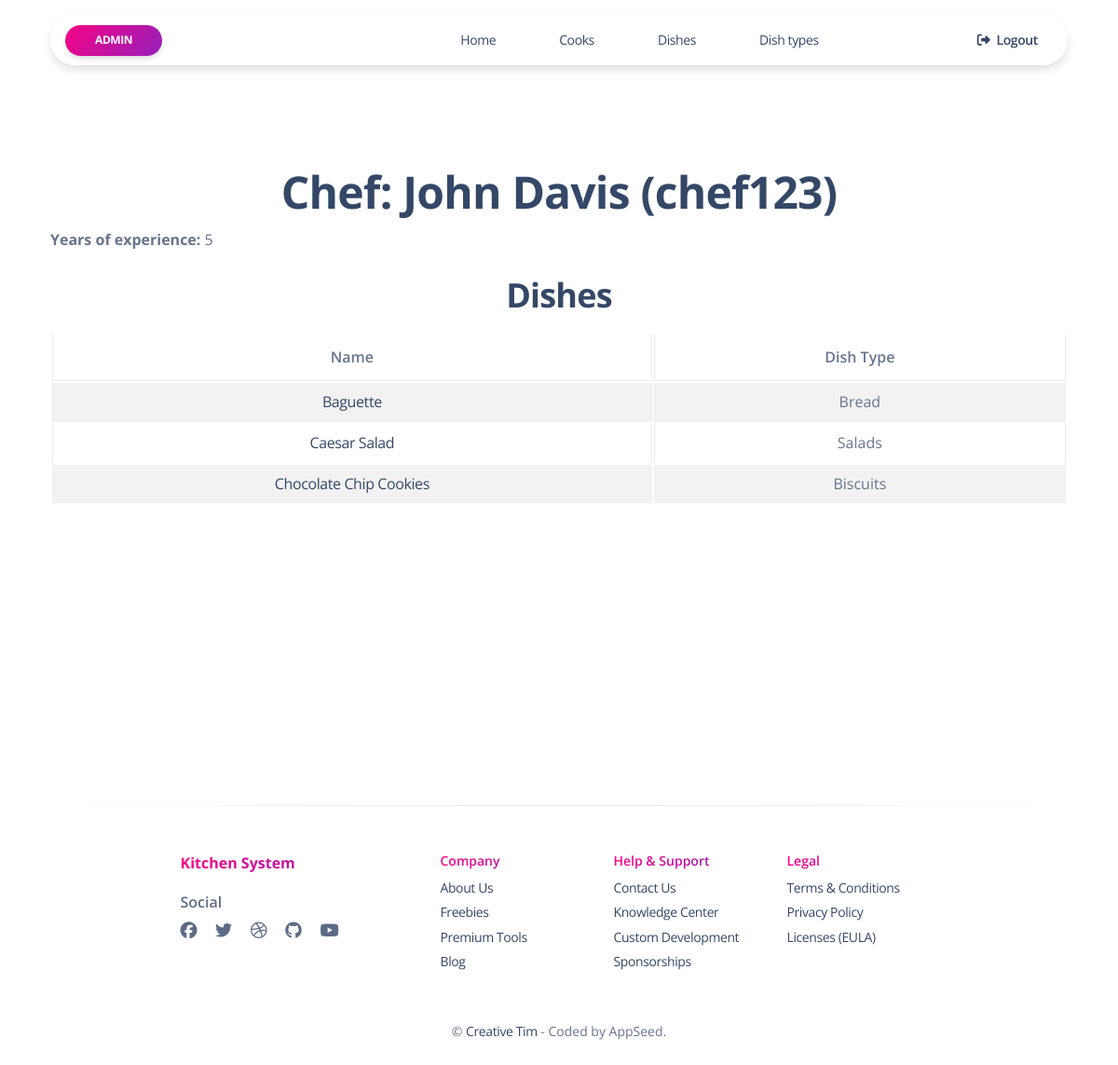
The app's page /kitchen/cooks/6/ (signed in) with its own data.
### kitchen/models.py (models this page shows, shortened)
class Cook(AbstractUser):
    years_of_experience = models.IntegerField(default=0)
    class Meta:
        ordering = ("id",)
    def get_absolute_url(self):
        return reverse("kitchen:cook-detail", args=[str(self.id)])

class Dish(models.Model):
    name = models.CharField(max_length=255, unique=True)
    description = models.CharField(max_length=255)
    price = models.DecimalField(max_digits=7, decimal_places=2)
    dish_type = models.ForeignKey(
        DishType, on_delete=models.CASCADE, related_name="dishes"
    )
    cooks = models.ManyToManyField(settings.AUTH_USER_MODEL,
                                   related_name="dishes")
    class Meta:
        ordering = ("name",)
        verbose_name = "Dish"
        verbose_name_plural = "Dishes"
    def get_absolute_url(self):
        return reverse("kitchen:dish-detail", args=[str(self.id)])

class DishType(models.Model):
    name = models.CharField(max_length=255, unique=True)
    class Meta:
        ordering = ("name",)
    def __str__(self):
        return self.name

### kitchen/views.py (the view)
class CookDetailView(LoginRequiredMixin, generic.DetailView):
    model = Cook

### templates/kitchen/cook_detail.html (shortened to what this page needs)
{% extends "base_sections.html" %}
{% block header %}
    {% include 'includes/sidebar.html' %}
{% endblock header %}
{% block content %}
  <div class="container mt-8 mb-6">
    <h1 class="mt-5 text-center">Chef: {{ cook.first_name }} {{ cook.last_name }} ({{ cook.username }})</h1>
    <p><strong>Years of experience: </strong>{{ cook.years_of_experience }}</p>
    <div class="ml-3">
      <h2 class="mt-4 text-center">Dishes</h2>
      <table class="table table-striped table-bordered table-hover mt-3">
        <thead>
          <tr>
            <th class="text-center">Name</th>
            <th class="text-center">Dish Type</th>
          </tr>
        </thead>
        <tbody>
          {% for dish in cook.dishes.all %}
            <tr>
              <td class="text-center"><a href="{{ dish.get_absolute_url }}">{{ dish.name }}</a></td>
              <td class="text-center">{{ dish.dish_type }}</td>
            </tr>
          {% empty %}
            <tr>
              <td colspan="2">This chef has no dishes yet</td>
            </tr>
          {% endfor %}
        </tbody>
      </table>
    </div>
  </div>
{% endblock %}

### templates/includes/sidebar.html (shortened to what this page needs)
{% load static %}
<div class="container position-sticky z-index-sticky top-0">
  <div class="row">
    <div class="col-12">
      <nav
          class="navbar navbar-expand-lg  blur blur-rounded top-0 z-index-fixed shadow position-absolute my-3 py-2 start-0 end-0 mx-4">
        <div class="container-fluid px-0">
          <a href="{{ user.get_absolute_url }}" target=""
             class="btn btn-sm  bg-gradient-primary  btn-round mb-0 me-1 mt-2 mt-md-0">{{ user.get_username }}</a>
          <div class="collapse navbar-collapse pt-3 pb-2 py-lg-0 w-100" id="navigation">
            <ul class="navbar-nav navbar-nav-hover ms-lg-12 ps-lg-5 w-100">
              <li class="nav-item mx-5 ms-1">
                <a class="nav-link ps-2 d-flex justify-content-between cursor-pointer"
                   href="{% url "kitchen:index" %}"
                   aria-expanded="false">
                  Home
                </a>
              </li>
              <li class="nav-item mx-5 ms-1">
                <a class="nav-link ps-2 d-flex justify-content-between cursor-pointer align-items-center"
                   href="{% url "kitchen:cook-list" %}"
                   aria-expanded="false">
                  Cooks
                </a>
              </li>
              <li class="nav-item mx-5 ms-1">
                <a class="nav-link ps-2 d-flex justify-content-between cursor-pointer align-items-center"
                   href="{% url "kitchen:dish-list" %}"
                   aria-expanded="false">
                  Dishes
                </a>
              </li>
              <li class="nav-item mx-5 ms-1">
                <a class="nav-link ps-2 d-flex justify-content-between cursor-pointer align-items-center"
                   href="{% url "kitchen:dish-type-list" %}"
                   aria-expanded="false">
                  Dish types
                </a>
              </li>
              {% if request.user.is_authenticated %}
                <li class="nav-item ms-lg-auto">
                  <a class="nav-link nav-link-icon me-2" href="{% url 'logout' %}">
                    <i class="fa fa-sign-out me-1"></i>
                    <p class="d-inline text-sm z-index-1 font-weight-bold"
                       data-bs-placement="bottom" title="Logout">Logout</p>
                  </a>
                </li>
              {% endif %}
            </ul>
          </div>
        </div>
      </nav>
    </div>
  </div>
</div>

### records on screen
Cook: get_username "ADMIN"
Cook: first_name "John", last_name "Davis", username "chef123", years_of_experience "5"
Dish: name "Baguette", dish_type "Bread"
Dish: name "Caesar Salad", dish_type "Salads"
Dish: name "Chocolate Chip Cookies", dish_type "Biscuits"
